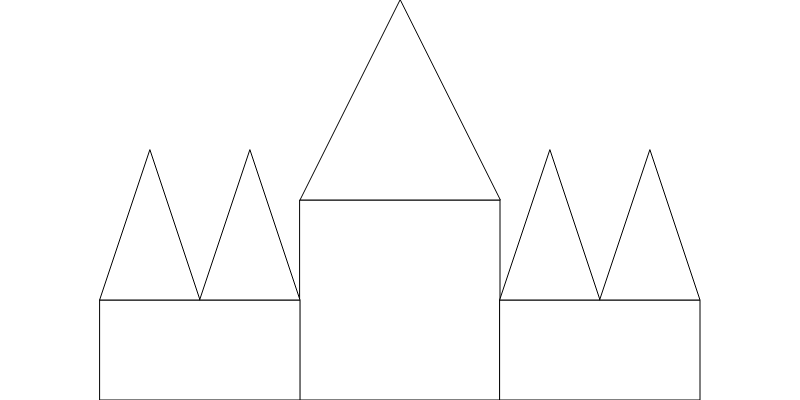
Frame 1 (no input)
Frame 60 (no input): identical to frame 1, image omitted
Frame 120 (the mouse pressed at the canvas centre since frame 60): identical to frame 1, image omitted

The p5.js sketch that drew this single still picture (run headless with seeded random() and noise() and a simulated clock; from frame 60 on, the mouse is pressed at the canvas centre):

// p5.js sketch
// ── sketch.js
function setup() {
  createCanvas(800,400);
}

function draw() {
  background(255,255,255);
  rect(300,200,200,200);
  triangle(400,0,300,200,500,200);
  rect(100,300,200,100);
  rect(500,300,200,100);
  triangle(150,150,200,300,100,300);
  triangle(250,150,300,300,200,300);
  triangle(550,150,600,300,500,300);
  triangle(650,150,700,300,600,300);
}
// ── style.css
html, body {
  margin: 0;
  padding: 0;
}
canvas {
  display: block;
  border: solid black;
}
